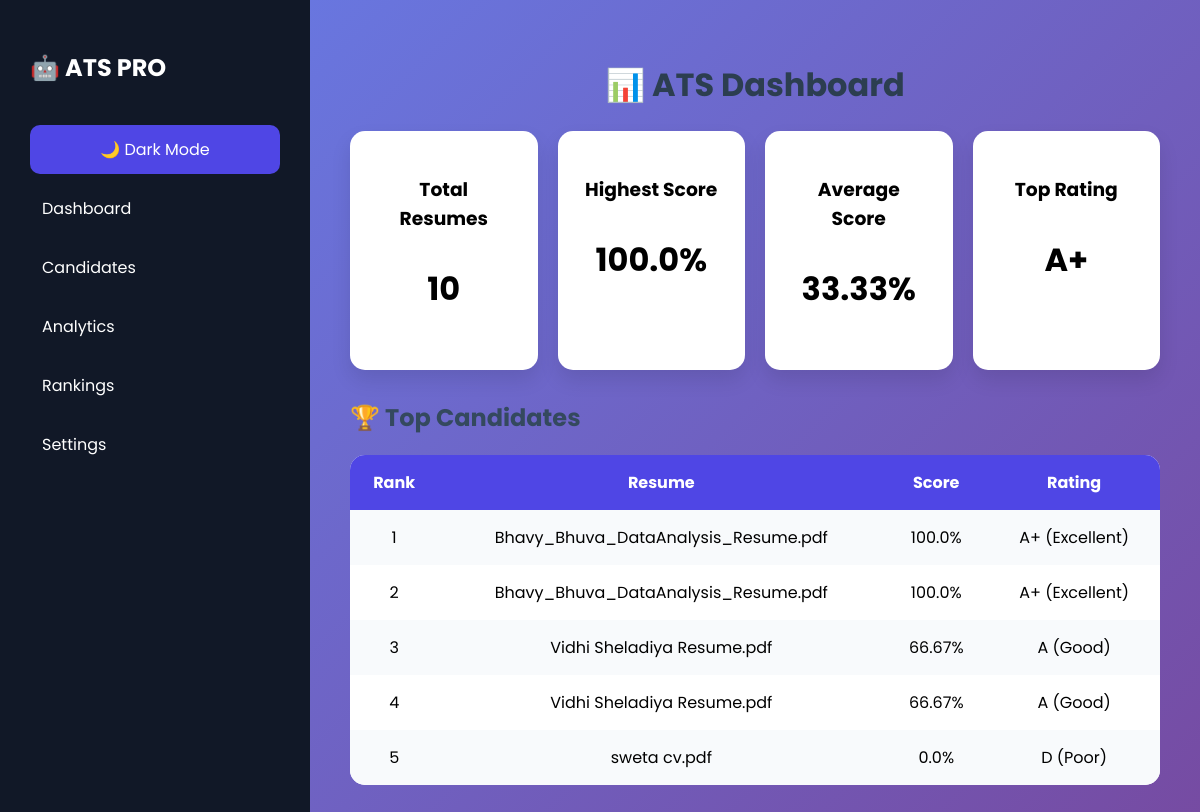
/dashboard, run on the app's committed database.
### tables this page shows
CREATE TABLE candidates (

       id INTEGER PRIMARY KEY AUTOINCREMENT,

filename TEXT,

name TEXT,

email TEXT,

phone TEXT,

score REAL,

rating TEXT,

status TEXT
    );

### app.py (the view)
@app.route("/dashboard")
def dashboard():
    results = get_all_results()
    stats = get_statistics()
    chart_data = get_chart_data()
    top_candidates = get_top_candidates()
    labels = [row[0] for row in chart_data]
    scores = [row[1] for row in chart_data]
    return render_template(
        "dashboard.html",
        results=results,
        stats=stats,
        labels=labels,
        scores=scores,
        top_candidates=top_candidates,
    )

### database.py (called while the page is built)
def get_all_results():
    conn = sqlite3.connect("resume_data.db")
    cursor = conn.cursor()
    cursor.execute(
        "SELECT * FROM candidates ORDER BY id DESC"
    )
    results = cursor.fetchall()
    conn.close()
    return results

def get_statistics():
    conn = sqlite3.connect("resume_data.db")
    cursor = conn.cursor()
    cursor.execute(
        "SELECT COUNT(*), MAX(score), AVG(score) FROM candidates"
    )
    stats = cursor.fetchone()
    conn.close()
    return stats

def get_top_candidates():
    conn = sqlite3.connect("resume_data.db")
    cursor = conn.cursor()
    cursor.execute(
        """
        SELECT filename, score, rating
        FROM candidates
        ORDER BY score DESC
        LIMIT 5
        """
    )
    candidates = cursor.fetchall()
    conn.close()
    return candidates

def get_chart_data():
    conn = sqlite3.connect("resume_data.db")
    cursor = conn.cursor()
    cursor.execute(
        "SELECT filename, score FROM candidates"
    )
    data = cursor.fetchall()
    conn.close()
    return data

### templates/dashboard.html
{% extends "base.html" %}
{% block content %}
<h1>📊 ATS Dashboard</h1>
<div class="stats-grid">
<div class="stat-card">
<h3>Total Resumes</h3>
<p>{{ stats[0] }}</p>
</div>
<div class="stat-card">
<h3>Highest Score</h3>
<p>{{ stats[1] }}%</p>
</div>
<div class="stat-card">
<h3>Average Score</h3>
<p>{{ "%.2f"|format(stats[2] or 0) }}%</p>
</div>
<div class="stat-card">
<h3>Top Rating</h3>
<p>A+</p>
</div>
</div>
<h2>🏆 Top Candidates</h2>
<table>
<tr>
<th>Rank</th>
<th>Resume</th>
<th>Score</th>
<th>Rating</th>
</tr>
{% for candidate in top_candidates %}
<tr>
<td>{{ loop.index }}</td>
<td>{{ candidate[0] }}</td>
<td>{{ candidate[1] }}%</td>
<td>{{ candidate[2] }}</td>
</tr>
{% endfor %}
</table>
{% endblock %}

### templates/base.html (shortened to what this page needs)
<!DOCTYPE html>
<html>
<head>
<link rel="stylesheet"
href="{{ url_for('static', filename='style.css') }}">
</head>
<body>
<div class="layout">
<div class="sidebar">
<h2>🤖 ATS PRO</h2>
<button id="theme-toggle">
🌙 Dark Mode
</button>
<a href="/">Dashboard</a>
<a href="/candidates">Candidates</a>
<a href="/analytics">Analytics</a>
<a href="/rankings">Rankings</a>
<a href="/settings">Settings</a>
</div>
<div class="main-content">
{% block content %}
{% endblock %}
</div>
</div>
</body>
</html>

### static/style.css (style rules this page uses)
body { font-family: 'Segoe UI', sans-serif; background: linear-gradient(135deg, #667eea, #764ba2); margin: 0; padding: 0; min-height: 100vh; }
h1 { text-align: center; color: #2c3e50; }
h2 { color: #34495e; }
button { background: linear-gradient(135deg,#4facfe,#00f2fe); color:white; border:none; padding:14px 24px; font-size:16px; border-radius:10px; cursor:pointer; transition:0.3s; }
a { text-decoration: none; color: #3498db; }
table { width:100%; border-collapse:collapse; background:white; border-radius:10px; overflow:hidden; }
th { background:#4f46e5; color:white; padding:12px; }
td { padding:12px; text-align:center; }
tr:nth-child(even) { background:#f8f9ff; }
* { font-family:'Poppins',sans-serif; }
.layout { display:flex; min-height:100vh; }
.sidebar { width:250px; background:#111827; color:white; padding:30px; }
.sidebar h2 { color:white; }
.sidebar a { display:block; color:white; text-decoration:none; padding:12px; margin-top:10px; border-radius:8px; }
.main-content { flex:1; padding:40px; }
.stats-grid { display:grid; grid-template-columns:repeat(4,1fr); gap:20px; margin-bottom:30px; }
.stat-card { background:white; border-radius:15px; padding:25px; text-align:center; box-shadow:0 10px 20px rgba(0,0,0,0.1); transition:0.3s; }
.stat-card p { font-size:32px; font-weight:bold; }
table { width:100%; border-collapse:collapse; background:white; border-radius:15px; overflow:hidden; }
th { background:#4f46e5; color:white; padding:15px; }
td { padding:15px; text-align:center; }
tr:nth-child(even) { background:#f8fafc; }
#theme-toggle { width:100%; margin-top:20px; padding:12px; border:none; border-radius:10px; cursor:pointer; background:#4f46e5; color:white; }

### data on the page
candidates: filename "Bhavy_Bhuva_DataAnalysis_Resume.pdf", score "100.0", rating "A+ (Excellent)"
candidates: filename "Bhavy_Bhuva_DataAnalysis_Resume.pdf", score "100.0", rating "A+ (Excellent)"
candidates: filename "Vidhi Sheladiya Resume.pdf", score "66.67", rating "A (Good)"
candidates: filename "Vidhi Sheladiya Resume.pdf", score "66.67", rating "A (Good)"
candidates: filename "sweta cv.pdf", score "0.0", rating "D (Poor)"

### other printed values
{{ stats[0] }} "10"
{{ stats[1] }} "100.0"
{{ "%.2f"|format(stats[2] or 0) }} "33.33"
